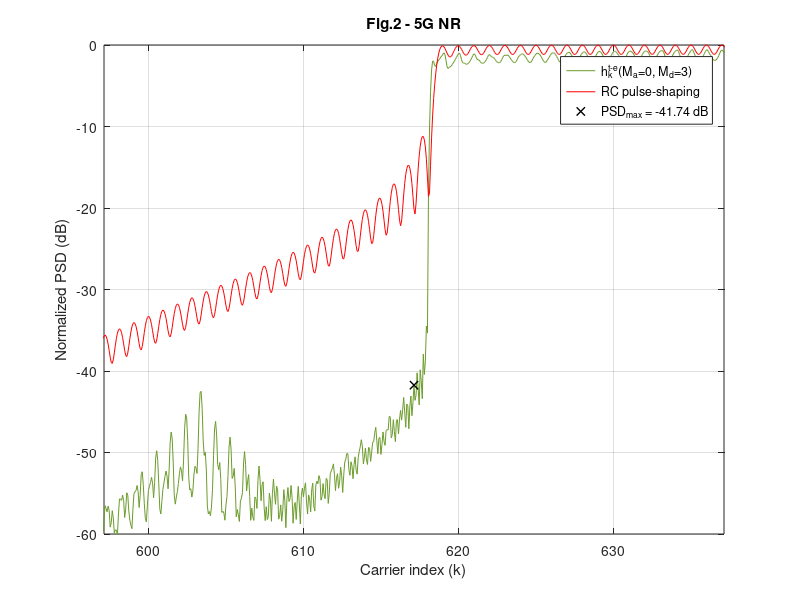

Source code (MATLAB): (Note: this script raises an error after producing the figure.)
clear,
%% %%%%%%%%%%%%%%%%%%%%%%%%%%%%%%%%%%%%%%%%%%%%%%%%%%%%%%%%%%
% %                 LOAD THE PARAMETERS                   % %
%%%%%%%%%%%%%%%%%%%%%%%%%%%%%%%%%%%%%%%%%%%%%%%%%%%%%%%%%% %%
addpath('../../data/Fig2')
load('Fig2_Parameters_for_5G_NR_Ma_0_Md_3.mat');

Fsob = OFDM_param.Fsob; % Upsampling factor 
% Upsample in time-domain
N = OFDM_param.N*Fsob;
Ngi = OFDM_param.Ngi*Fsob;
b = (OFDM_param.b+1)*Fsob-1;
L = OFDM_param.L*Fsob;
Ms = OFDM_param.Ms;
g = OFDM_param.g;
us = OFDM_param.us;
ue = OFDM_param.ue;

ur = us + ue;

Pd = GenPulse_param.Pd;
Pd_todas = GenPulse_param.Pd_todas;
Paic = GenPulse_param.Paic;
Ptk = GenPulse_param.Ptk;
R_aic = GenPulse_param.R_aic;
R_tk = GenPulse_param.R_tk;
NexTemp_a = GenPulse_param.NexTemp_a;
NexTemp_d = GenPulse_param.NexTemp_d;
cell_coef_lim = GenPulse_param.cell_coef_lim;



%% %%%%%%%%%%%%%%%%%%%%%%%%%%%%%%%%%%%%%%%%%%%%%%%%%%%%%%%%%%
%            OBTAIN THE PULSES IN THE SCENARIO            % %
%%%%%%%%%%%%%%%%%%%%%%%%%%%%%%%%%%%%%%%%%%%%%%%%%%%%%%%%%% %%

h_k = zeros((NexTemp_a+NexTemp_d+1)*L+b, N); % Matrix containing the proposed pulses
vn=(0:L+b-1)'-Ngi;  % Dicrete time axis vector

aic_k = zeros((NexTemp_a+NexTemp_d+1)*L+b, N);  % Matrix containing the AIC term
t_k = zeros((NexTemp_a+NexTemp_d+1)*L+b, N);    % Matrix containing the AST term

% Obtain h_k for every data carrier
for ind_k = 1:length(Pd)

    % % AIC terms
    %%%%%%%%%%%%%%%%%%%%%%%%%%%%%%%%%%
    % Central term
    Pc = exp(1j*2*pi/N*repmat(vn,1,length(Paic{ind_k})).*repmat(Paic{ind_k}.',length(vn),1)).*repmat(g.',1,length(Paic{ind_k}));
    % Advanced and delayed terms
    for ind_m = -NexTemp_a:NexTemp_d
        if ind_m ~= 0 % Skip the central term
            Pc = [Pc, exp(1j*2*pi/N*repmat(vn,1,length(Paic{ind_k})).*repmat(Paic{ind_k}.',length(vn),1)).*repmat(g.',1,length(Paic{ind_k}))]; % Concatenamos las columnas de los tonos AIC de los Ma+Md+1 pulsos
        end
    end

    aic_temp = Pc*diag(R_aic{ind_k});
    aic_k((NexTemp_a*L+1):(NexTemp_a+1)*L+b,Pd(ind_k)+N/2+1) = sum(aic_temp(:,1:length(Paic{ind_k})),2);    % CENTRAL TERM
    
    m_temp = 0;
    for ind_m = -NexTemp_a:NexTemp_d;                                                                       % ADVANCED AND DELAYED TERMS
        if ind_m ~= 0 % Skip the central terms
            aic_k(((NexTemp_a+ind_m)*L+1):((NexTemp_a+ind_m+1)*L+b),Pd(ind_k)+N/2+1) = aic_k(((NexTemp_a+ind_m)*L+1):((NexTemp_a+ind_m+1)*L+b),Pd(ind_k)+N/2+1) + sum(aic_temp(:,(length(Paic{ind_k})*(1+m_temp)) + (1:length(Paic{ind_k}))),2);
            m_temp = m_temp+1;
        end
    end
    
    % % AST terms
    %%%%%%%%%%%%%%%%%%%%%%%%%%%%%%%%%%
    % Central term
    Ts = exp(1j*2*pi/N*repmat(vn,1,length(Ptk{ind_k})).*repmat(Ptk{ind_k}.',length(vn),1)).*repmat(us.',1,length(Ptk{ind_k}));
    Te = exp(1j*2*pi/N*repmat(vn,1,length(Ptk{ind_k})).*repmat(Ptk{ind_k}.',length(vn),1)).*repmat(ue.',1,length(Ptk{ind_k}));
    T = [Ts, Te];
    
    % Advanced and delayed terms
    for ind_m = -NexTemp_a:-1;
        T = [T, Ts];
    end
    for ind_m=1:NexTemp_d;
        T = [T, Te];
    end
    t_k_temp = T*diag(R_tk{ind_k});

    t_k(((NexTemp_a)*L+1):((NexTemp_a+1))*L+b,Pd(ind_k)+N/2+1) = sum(t_k_temp(:,1:2*length(Ptk{ind_k})),2);

    m_temp = 0;
    for ind_m = -NexTemp_a:-1;
            t_k(((NexTemp_a+ind_m)*L+1):(NexTemp_a+ind_m+1)*L+b,Pd(ind_k)+N/2+1) = t_k(((NexTemp_a+ind_m)*L+1):(NexTemp_a+ind_m+1)*L+b,Pd(ind_k)+N/2+1) + sum(t_k_temp(:,(2*length(Ptk{ind_k})+m_temp*length(Ptk{ind_k})) + (1:length(Ptk{ind_k}))),2);
            m_temp = m_temp + 1;
    end
    for ind_m = 1:NexTemp_d;
            t_k(((NexTemp_a+ind_m)*L+1):(NexTemp_a+ind_m+1)*L+b,Pd(ind_k)+N/2+1) = t_k(((NexTemp_a+ind_m)*L+1):(NexTemp_a+ind_m+1)*L+b,Pd(ind_k)+N/2+1) + sum(t_k_temp(:,(2*length(Ptk{ind_k})+m_temp*length(Ptk{ind_k})) + (1:length(Ptk{ind_k}))),2);
            m_temp = m_temp + 1;
    end
end

h_k = aic_k + t_k;

p_k_conv = exp(1j*(2*pi/N)*repmat(vn,1,length(Pd_todas)).*repmat(Pd_todas.',length(vn),1)).*repmat(g.',1,length(Pd_todas));

h_k(NexTemp_a*L + (1:L+b),Pd_todas+N/2+1) = h_k(NexTemp_a*L + (1:L+b),Pd_todas+N/2+1) + p_k_conv;


%% %%%%%%%%%%%%%%%%%%%%%%%%%%%%%%%%%%%%%%%%%%%%%%%%%%%%%%%%%%
% %     REPRESENTATION OF THE PULSES IN THE SCENARIO      % %
%%%%%%%%%%%%%%%%%%%%%%%%%%%%%%%%%%%%%%%%%%%%%%%%%%%%%%%%%% %%

% Obtain the PSD
H_k = fft(h_k,N*Ms);
P_k = fft(p_k_conv,N*Ms);

psd_H = fftshift(sum(abs(H_k).^2,2));
psd_P = fftshift(sum(abs(P_k).^2,2));

x = (-N*Ms/2:N*Ms/2-1)/(Ms);
indices = find(ismember(x,[-N/2,N/2-1]));
indices = indices(1):1:indices(2);

x = x+N/2;
y_h = 10*log10(psd_H/max(psd_H));
y_p = 10*log10(psd_P/max(psd_P));

PSD_max = max(max(y_h(find(x>Pd_todas(end)+N/2+1.67))), max(y_h(find(x<Pd_todas(1)+N/2-1.67)))); %% PSD_MAX IS SOUGHT BEYOND THE 0.67 SCS GUARD BAND THAT IS LEFT BY EACH SIDE
x_PSD_max = x(find(y_h==PSD_max));

% Fig 2 (ITU-T Rec. G9960 Ma=0,Md=3)
figure,
plot(x(indices),y_h(indices), 'DisplayName', 'h_k^{t-e}(M_a=0, M_d=3)', 'Color', "#6B9B2B"); hold on; grid on;
plot(x(indices),y_p(indices), 'DisplayName', 'RC pulse-shaping', 'Color', 'r');
plot(x_PSD_max, PSD_max, 'Marker', 'x', 'Color', 'k', 'LineStyle', 'none','LineWidth',1, 'DisplayName', ['PSD_{max} = ', num2str(PSD_max, '%.2f'), ' dB'])
xlabel('Carrier index (k)'); ylabel('Normalized PSD (dB)'); legend('show')
xlim(x_PSD_max+[-20,20]); ylim([-60,0])
title('Fig.2 - 5G NR')

%% %%%%%%%%%%%%%%%%%%%%%%%%%%%%
% %     CLARIFYING NOTE     % %
%%%%%%%%%%%%%%%%%%%%%%%%%%%% %%

NOTE = ['NOTE: The maximum number of RB that can be used in a 5 MHz channel is 25, which is equivalent to 4.5 MHz (SCS = 15 kHz).',...
    ' That leaves a 500 kHz guard band, 250 kHz by each side of the transmission band.',...
    ' If this guard band is reduced by repurposing those carriers that were previously assigned to it for data transmission, it can be reduced by up to 16 subcarriers, leaving a residual guard band 10 kHz wide (2/3 of an SCS).',...
    ' Hence, the PSD peak can be sought beyond that guard band, which is 1.67 SCS beyond the outermost transmitting subcarrier by each end of the passband.'];
wrapped_NOTE = textwrap({NOTE}, 70);
disp('##################################################################################')
fprintf('\n')
disp(wrapped_NOTE)
disp('##################################################################################')